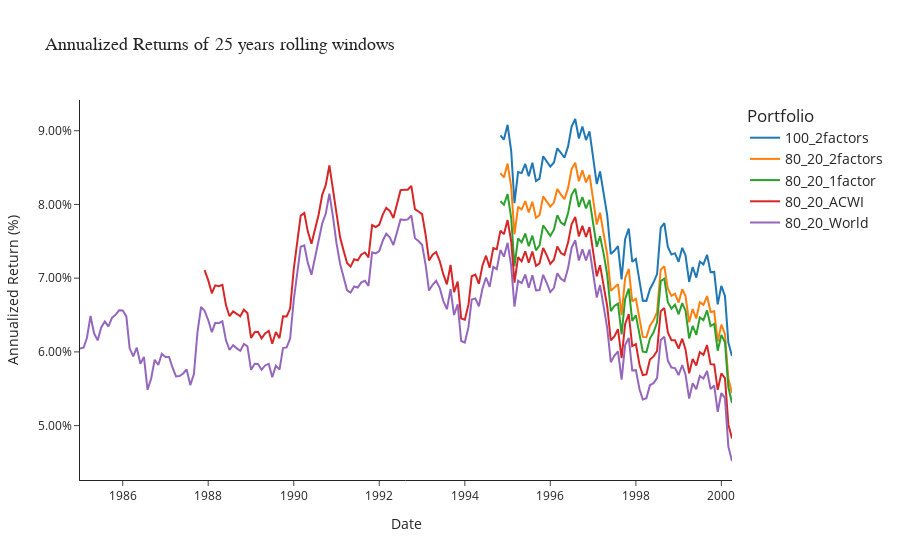

Here is the notebook cell this chart was saved with:
### Code cell
fig = plot_annualized_returns(final_results, years=years)
fig.show()

### Figure 1 — Plotly figure (JSON) as saved in the notebook; plotly's stock layout.template omitted (floating-point values rounded to 4 significant figures; data arrays with more than 128 entries replaced by an {"elided": "..."} marker saying what was removed)
{"data": [{"hovertemplate": "Portfolio=100_2factors<br>Date=%{x}<br>Annualized Return (%)=%{y}<extra></extra>", "legendgroup": "100_2factors", "line": {"color": "#1F77B4", "dash": "solid", "width": 2}, "marker": {"symbol": "circle"}, "mode": "lines", "name": "100_2factors", "orientation": "v", "showlegend": true, "type": "scatter", "x": {"elided": "184 str values"}, "xaxis": "x", "y": {"elided": "184 float values"}, "yaxis": "y"}, {"hovertemplate": "Portfolio=80_20_2factors<br>Date=%{x}<br>Annualized Return (%)=%{y}<extra></extra>", "legendgroup": "80_20_2factors", "line": {"color": "#FF7F0E", "dash": "solid", "width": 2}, "marker": {"symbol": "circle"}, "mode": "lines", "name": "80_20_2factors", "orientation": "v", "showlegend": true, "type": "scatter", "x": {"elided": "184 str values"}, "xaxis": "x", "y": {"elided": "184 float values"}, "yaxis": "y"}, {"hovertemplate": "Portfolio=80_20_1factor<br>Date=%{x}<br>Annualized Return (%)=%{y}<extra></extra>", "legendgroup": "80_20_1factor", "line": {"color": "#2CA02C", "dash": "solid", "width": 2}, "marker": {"symbol": "circle"}, "mode": "lines", "name": "80_20_1factor", "orientation": "v", "showlegend": true, "type": "scatter", "x": {"elided": "184 str values"}, "xaxis": "x", "y": {"elided": "184 float values"}, "yaxis": "y"}, {"hovertemplate": "Portfolio=80_20_ACWI<br>Date=%{x}<br>Annualized Return (%)=%{y}<extra></extra>", "legendgroup": "80_20_ACWI", "line": {"color": "#D62728", "dash": "solid", "width": 2}, "marker": {"symbol": "circle"}, "mode": "lines", "name": "80_20_ACWI", "orientation": "v", "showlegend": true, "type": "scatter", "x": {"elided": "184 str values"}, "xaxis": "x", "y": {"elided": "184 float values"}, "yaxis": "y"}, {"hovertemplate": "Portfolio=80_20_World<br>Date=%{x}<br>Annualized Return (%)=%{y}<extra></extra>", "legendgroup": "80_20_World", "line": {"color": "#9467BD", "dash": "solid", "width": 2}, "marker": {"symbol": "circle"}, "mode": "lines", "name": "80_20_World", "orientation": "v", "showlegend": true, "type": "scatter", "x": {"elided": "184 str values"}, "xaxis": "x", "y": {"elided": "184 float values"}, "yaxis": "y"}], "layout": {"legend": {"font": {"size": 14}, "title": {"text": "Portfolio"}, "tracegroupgap": 0}, "title": {"font": {"family": "Arial", "size": 18}, "text": "Annualized Returns of 25 years rolling windows"}, "xaxis": {"anchor": "y", "domain": [0, 1], "tickformat": "%Y", "title": {"text": "Date"}}, "yaxis": {"anchor": "x", "domain": [0, 1], "tickformat": ".2%", "title": {"text": "Annualized Return (%)"}}}}
